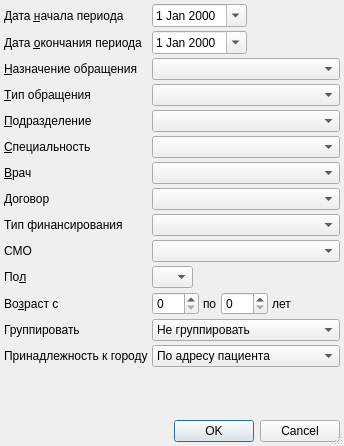
<?xml version="1.0" encoding="UTF-8"?>
<ui version="4.0">
 <class>MUOMSOFSetupDialog</class>
 <widget class="QDialog" name="MUOMSOFSetupDialog">
  <property name="windowModality">
   <enum>Qt::ApplicationModal</enum>
  </property>
  <property name="geometry">
   <rect>
    <x>0</x>
    <y>0</y>
    <width>339</width>
    <height>446</height>
   </rect>
  </property>
  <property name="windowTitle">
   <string>параметры отчёта</string>
  </property>
  <property name="sizeGripEnabled">
   <bool>true</bool>
  </property>
  <layout class="QGridLayout" name="gridLayout">
   <property name="margin">
    <number>4</number>
   </property>
   <property name="spacing">
    <number>4</number>
   </property>
   <item row="8" column="1" colspan="2">
    <widget class="CRBComboBox" name="cmbFinance"/>
   </item>
   <item row="8" column="0">
    <widget class="QLabel" name="lblFinance">
     <property name="text">
      <string>Тип финансирования</string>
     </property>
    </widget>
   </item>
   <item row="0" column="0">
    <widget class="QLabel" name="lblBegDate">
     <property name="text">
      <string>Дата &amp;начала периода</string>
     </property>
     <property name="buddy">
      <cstring>edtBegDate</cstring>
     </property>
    </widget>
   </item>
   <item row="0" column="1">
    <widget class="CDateEdit" name="edtBegDate">
     <property name="calendarPopup">
      <bool>true</bool>
     </property>
    </widget>
   </item>
   <item row="0" column="2">
    <spacer>
     <property name="orientation">
      <enum>Qt::Horizontal</enum>
     </property>
     <property name="sizeHint" stdset="0">
      <size>
       <width>101</width>
       <height>20</height>
      </size>
     </property>
    </spacer>
   </item>
   <item row="1" column="0">
    <widget class="QLabel" name="lblEndDate">
     <property name="text">
      <string>Дата &amp;окончания периода</string>
     </property>
     <property name="buddy">
      <cstring>edtEndDate</cstring>
     </property>
    </widget>
   </item>
   <item row="1" column="1">
    <widget class="CDateEdit" name="edtEndDate">
     <property name="calendarPopup">
      <bool>true</bool>
     </property>
    </widget>
   </item>
   <item row="1" column="2">
    <spacer>
     <property name="orientation">
      <enum>Qt::Horizontal</enum>
     </property>
     <property name="sizeHint" stdset="0">
      <size>
       <width>101</width>
       <height>20</height>
      </size>
     </property>
    </spacer>
   </item>
   <item row="2" column="0">
    <widget class="QLabel" name="lblEventPurpose">
     <property name="text">
      <string>&amp;Назначение обращения</string>
     </property>
     <property name="buddy">
      <cstring>cmbEventPurpose</cstring>
     </property>
    </widget>
   </item>
   <item row="2" column="1" colspan="2">
    <widget class="CRBComboBox" name="cmbEventPurpose"/>
   </item>
   <item row="3" column="0">
    <widget class="QLabel" name="lblEventType">
     <property name="text">
      <string>&amp;Тип обращения</string>
     </property>
     <property name="buddy">
      <cstring>cmbEventType</cstring>
     </property>
    </widget>
   </item>
   <item row="3" column="1" colspan="2">
    <widget class="CRBComboBox" name="cmbEventType"/>
   </item>
   <item row="4" column="0">
    <widget class="QLabel" name="lblOrgStructure">
     <property name="text">
      <string>&amp;Подразделение</string>
     </property>
     <property name="buddy">
      <cstring>cmbOrgStructure</cstring>
     </property>
    </widget>
   </item>
   <item row="4" column="1" colspan="2">
    <widget class="COrgStructureComboBox" name="cmbOrgStructure"/>
   </item>
   <item row="5" column="0">
    <widget class="QLabel" name="lblSpeciality">
     <property name="text">
      <string>&amp;Специальность</string>
     </property>
     <property name="buddy">
      <cstring>cmbSpeciality</cstring>
     </property>
    </widget>
   </item>
   <item row="5" column="1" colspan="2">
    <widget class="CRBComboBox" name="cmbSpeciality">
     <property name="whatsThis">
      <string>&lt;html&gt;&lt;head&gt;&lt;meta name=&quot;qrichtext&quot; content=&quot;1&quot; /&gt;&lt;style type=&quot;text/css&quot;&gt;
p, li { white-space: pre-wrap; }
&lt;/style&gt;&lt;/head&gt;&lt;body style=&quot; font-family:'MS Shell Dlg 2'; font-size:8.25pt; font-weight:400; font-style:normal;&quot;&gt;
&lt;p style=&quot;-qt-paragraph-type:empty; margin-top:0px; margin-bottom:0px; margin-left:0px; margin-right:0px; -qt-block-indent:0; text-indent:0px;&quot;&gt;&lt;/p&gt;&lt;/body&gt;&lt;/html&gt;</string>
     </property>
    </widget>
   </item>
   <item row="6" column="0">
    <widget class="QLabel" name="lblPerson">
     <property name="text">
      <string>&amp;Врач</string>
     </property>
     <property name="buddy">
      <cstring>cmbPerson</cstring>
     </property>
    </widget>
   </item>
   <item row="6" column="1" colspan="2">
    <widget class="CPersonComboBoxEx" name="cmbPerson"/>
   </item>
   <item row="7" column="0">
    <widget class="QLabel" name="lblContract">
     <property name="text">
      <string>Договор</string>
     </property>
     <property name="buddy">
      <cstring>cmbContracts</cstring>
     </property>
    </widget>
   </item>
   <item row="9" column="1" colspan="2">
    <widget class="CInsurerComboBox" name="cmbInsurer"/>
   </item>
   <item row="9" column="0">
    <widget class="QLabel" name="lblInsurer">
     <property name="text">
      <string>СМО</string>
     </property>
     <property name="buddy">
      <cstring>cmbInsurer</cstring>
     </property>
    </widget>
   </item>
   <item row="12" column="0">
    <widget class="QLabel" name="lblGroupType">
     <property name="text">
      <string>Группировать</string>
     </property>
    </widget>
   </item>
   <item row="12" column="1" colspan="2">
    <widget class="QComboBox" name="cmbGroupType">
     <item>
      <property name="text">
       <string>Не группировать</string>
      </property>
     </item>
     <item>
      <property name="text">
       <string>По профилю события</string>
      </property>
     </item>
     <item>
      <property name="text">
       <string>По типу события</string>
      </property>
     </item>
    </widget>
   </item>
   <item row="7" column="1" colspan="2">
    <widget class="CContractComboBox" name="cmbContracts"/>
   </item>
   <item row="15" column="0" colspan="3">
    <widget class="QDialogButtonBox" name="buttonBox">
     <property name="orientation">
      <enum>Qt::Horizontal</enum>
     </property>
     <property name="standardButtons">
      <set>QDialogButtonBox::Cancel|QDialogButtonBox::Ok</set>
     </property>
    </widget>
   </item>
   <item row="14" column="0">
    <spacer>
     <property name="orientation">
      <enum>Qt::Vertical</enum>
     </property>
     <property name="sizeHint" stdset="0">
      <size>
       <width>21</width>
       <height>21</height>
      </size>
     </property>
    </spacer>
   </item>
   <item row="10" column="0">
    <widget class="QLabel" name="lblSex">
     <property name="text">
      <string>По&amp;л</string>
     </property>
     <property name="buddy">
      <cstring>cmbSex</cstring>
     </property>
    </widget>
   </item>
   <item row="10" column="1">
    <widget class="QComboBox" name="cmbSex">
     <property name="sizePolicy">
      <sizepolicy hsizetype="Maximum" vsizetype="Fixed">
       <horstretch>0</horstretch>
       <verstretch>0</verstretch>
      </sizepolicy>
     </property>
     <item>
      <property name="text">
       <string/>
      </property>
     </item>
     <item>
      <property name="text">
       <string>М</string>
      </property>
     </item>
     <item>
      <property name="text">
       <string>Ж</string>
      </property>
     </item>
    </widget>
   </item>
   <item row="11" column="0">
    <widget class="QLabel" name="lblAge">
     <property name="text">
      <string>Во&amp;зраст с</string>
     </property>
     <property name="buddy">
      <cstring>edtAgeFrom</cstring>
     </property>
    </widget>
   </item>
   <item row="11" column="1" colspan="2">
    <widget class="QFrame" name="frmAge">
     <property name="frameShape">
      <enum>QFrame::NoFrame</enum>
     </property>
     <property name="frameShadow">
      <enum>QFrame::Raised</enum>
     </property>
     <layout class="QHBoxLayout" name="_2">
      <property name="spacing">
       <number>4</number>
      </property>
      <property name="margin">
       <number>0</number>
      </property>
      <item>
       <widget class="QSpinBox" name="edtAgeFrom">
        <property name="sizePolicy">
         <sizepolicy hsizetype="Preferred" vsizetype="Fixed">
          <horstretch>0</horstretch>
          <verstretch>0</verstretch>
         </sizepolicy>
        </property>
        <property name="maximum">
         <number>150</number>
        </property>
       </widget>
      </item>
      <item>
       <widget class="QLabel" name="lblAgeTo">
        <property name="text">
         <string>по</string>
        </property>
        <property name="buddy">
         <cstring>edtAgeTo</cstring>
        </property>
       </widget>
      </item>
      <item>
       <widget class="QSpinBox" name="edtAgeTo">
        <property name="sizePolicy">
         <sizepolicy hsizetype="Preferred" vsizetype="Fixed">
          <horstretch>0</horstretch>
          <verstretch>0</verstretch>
         </sizepolicy>
        </property>
        <property name="maximum">
         <number>150</number>
        </property>
       </widget>
      </item>
      <item>
       <widget class="QLabel" name="lblAgeYears">
        <property name="text">
         <string>лет</string>
        </property>
        <property name="buddy">
         <cstring>edtAgeTo</cstring>
        </property>
       </widget>
      </item>
      <item>
       <spacer>
        <property name="orientation">
         <enum>Qt::Horizontal</enum>
        </property>
        <property name="sizeHint" stdset="0">
         <size>
          <width>21</width>
          <height>20</height>
         </size>
        </property>
       </spacer>
      </item>
     </layout>
    </widget>
   </item>
   <item row="13" column="0">
    <widget class="QLabel" name="lblSetMembership">
     <property name="text">
      <string>Принадлежность к городу</string>
     </property>
    </widget>
   </item>
   <item row="13" column="1" colspan="2">
    <widget class="QComboBox" name="cmbSetMembership">
     <item>
      <property name="text">
       <string>По адресу пациента</string>
      </property>
     </item>
     <item>
      <property name="text">
       <string>По плательщику в договоре</string>
      </property>
     </item>
    </widget>
   </item>
  </layout>
 </widget>
 <customwidgets>
  <customwidget>
   <class>CDateEdit</class>
   <extends>QDateEdit</extends>
   <header>library/DateEdit</header>
  </customwidget>
  <customwidget>
   <class>CRBComboBox</class>
   <extends>QComboBox</extends>
   <header>library/crbcombobox.h</header>
  </customwidget>
  <customwidget>
   <class>COrgStructureComboBox</class>
   <extends>QComboBox</extends>
   <header>Orgs/OrgStructComboBoxes.h</header>
  </customwidget>
  <customwidget>
   <class>CPersonComboBoxEx</class>
   <extends>QComboBox</extends>
   <header>Orgs/PersonComboBoxEx.h</header>
  </customwidget>
  <customwidget>
   <class>CContractComboBox</class>
   <extends>QComboBox</extends>
   <header>Accounting/ContractComboBox.h</header>
  </customwidget>
  <customwidget>
   <class>CInsurerComboBox</class>
   <extends>QComboBox</extends>
   <header>Orgs/OrgComboBox.h</header>
  </customwidget>
 </customwidgets>
 <tabstops>
  <tabstop>edtBegDate</tabstop>
  <tabstop>edtEndDate</tabstop>
  <tabstop>cmbEventPurpose</tabstop>
  <tabstop>cmbEventType</tabstop>
  <tabstop>cmbOrgStructure</tabstop>
  <tabstop>cmbSpeciality</tabstop>
  <tabstop>cmbPerson</tabstop>
  <tabstop>cmbContracts</tabstop>
  <tabstop>cmbInsurer</tabstop>
  <tabstop>cmbSex</tabstop>
  <tabstop>edtAgeFrom</tabstop>
  <tabstop>edtAgeTo</tabstop>
  <tabstop>cmbGroupType</tabstop>
  <tabstop>buttonBox</tabstop>
 </tabstops>
 <resources/>
 <connections>
  <connection>
   <sender>buttonBox</sender>
   <signal>accepted()</signal>
   <receiver>MUOMSOFSetupDialog</receiver>
   <slot>accept()</slot>
   <hints>
    <hint type="sourcelabel">
     <x>194</x>
     <y>355</y>
    </hint>
    <hint type="destinationlabel">
     <x>119</x>
     <y>239</y>
    </hint>
   </hints>
  </connection>
  <connection>
   <sender>buttonBox</sender>
   <signal>rejected()</signal>
   <receiver>MUOMSOFSetupDialog</receiver>
   <slot>reject()</slot>
   <hints>
    <hint type="sourcelabel">
     <x>286</x>
     <y>355</y>
    </hint>
    <hint type="destinationlabel">
     <x>316</x>
     <y>234</y>
    </hint>
   </hints>
  </connection>
 </connections>
</ui>
